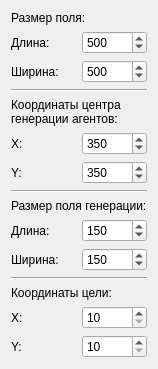
<?xml version="1.0" encoding="UTF-8"?>
<ui version="4.0">
 <class>CGeneralParams</class>
 <widget class="QDialog" name="CGeneralParams">
  <property name="geometry">
   <rect>
    <x>0</x>
    <y>0</y>
    <width>152</width>
    <height>358</height>
   </rect>
  </property>
  <property name="windowTitle">
   <string>Основные параметры</string>
  </property>
  <layout class="QVBoxLayout" name="verticalLayout">
   <item>
    <widget class="QLabel" name="label_3">
     <property name="text">
      <string>Размер поля:</string>
     </property>
    </widget>
   </item>
   <item>
    <layout class="QHBoxLayout" name="horizontalLayout">
     <item>
      <widget class="QLabel" name="label">
       <property name="text">
        <string>Длина:</string>
       </property>
      </widget>
     </item>
     <item>
      <widget class="QDoubleSpinBox" name="lenght">
       <property name="decimals">
        <number>0</number>
       </property>
       <property name="minimum">
        <double>10.000000000000000</double>
       </property>
       <property name="maximum">
        <double>5000.000000000000000</double>
       </property>
       <property name="value">
        <double>500.000000000000000</double>
       </property>
      </widget>
     </item>
    </layout>
   </item>
   <item>
    <layout class="QHBoxLayout" name="horizontalLayout_2">
     <item>
      <widget class="QLabel" name="label_2">
       <property name="text">
        <string>Ширина:</string>
       </property>
      </widget>
     </item>
     <item>
      <widget class="QDoubleSpinBox" name="width">
       <property name="decimals">
        <number>0</number>
       </property>
       <property name="minimum">
        <double>10.000000000000000</double>
       </property>
       <property name="maximum">
        <double>5000.000000000000000</double>
       </property>
       <property name="value">
        <double>500.000000000000000</double>
       </property>
      </widget>
     </item>
    </layout>
   </item>
   <item>
    <widget class="Line" name="line_3">
     <property name="orientation">
      <enum>Qt::Horizontal</enum>
     </property>
    </widget>
   </item>
   <item>
    <widget class="QLabel" name="label_8">
     <property name="text">
      <string>Координаты центра
генерации агентов:</string>
     </property>
    </widget>
   </item>
   <item>
    <layout class="QHBoxLayout" name="horizontalLayout_5">
     <item>
      <widget class="QLabel" name="label_9">
       <property name="text">
        <string>X:</string>
       </property>
      </widget>
     </item>
     <item>
      <widget class="QSpinBox" name="x_agent">
       <property name="maximum">
        <number>500</number>
       </property>
       <property name="value">
        <number>350</number>
       </property>
      </widget>
     </item>
    </layout>
   </item>
   <item>
    <layout class="QHBoxLayout" name="horizontalLayout_6">
     <item>
      <widget class="QLabel" name="label_10">
       <property name="text">
        <string>Y:</string>
       </property>
      </widget>
     </item>
     <item>
      <widget class="QSpinBox" name="y_agent">
       <property name="maximum">
        <number>500</number>
       </property>
       <property name="value">
        <number>350</number>
       </property>
      </widget>
     </item>
    </layout>
   </item>
   <item>
    <widget class="Line" name="line">
     <property name="orientation">
      <enum>Qt::Horizontal</enum>
     </property>
    </widget>
   </item>
   <item>
    <widget class="QLabel" name="label_13">
     <property name="text">
      <string>Размер поля генерации:</string>
     </property>
    </widget>
   </item>
   <item>
    <layout class="QHBoxLayout" name="horizontalLayout_7">
     <item>
      <widget class="QLabel" name="label_11">
       <property name="text">
        <string>Длина:</string>
       </property>
      </widget>
     </item>
     <item>
      <widget class="QSpinBox" name="gen_lenght">
       <property name="minimum">
        <number>1</number>
       </property>
       <property name="maximum">
        <number>1000</number>
       </property>
       <property name="value">
        <number>150</number>
       </property>
      </widget>
     </item>
    </layout>
   </item>
   <item>
    <layout class="QHBoxLayout" name="horizontalLayout_8">
     <item>
      <widget class="QLabel" name="label_12">
       <property name="text">
        <string>Ширина:</string>
       </property>
      </widget>
     </item>
     <item>
      <widget class="QSpinBox" name="gen_width">
       <property name="minimum">
        <number>1</number>
       </property>
       <property name="maximum">
        <number>1000</number>
       </property>
       <property name="value">
        <number>150</number>
       </property>
      </widget>
     </item>
    </layout>
   </item>
   <item>
    <widget class="Line" name="line_4">
     <property name="orientation">
      <enum>Qt::Horizontal</enum>
     </property>
    </widget>
   </item>
   <item>
    <widget class="QLabel" name="label_4">
     <property name="text">
      <string>Координаты цели:</string>
     </property>
    </widget>
   </item>
   <item>
    <layout class="QHBoxLayout" name="horizontalLayout_3">
     <item>
      <widget class="QLabel" name="label_5">
       <property name="text">
        <string>X:</string>
       </property>
      </widget>
     </item>
     <item>
      <widget class="QSpinBox" name="x_goal">
       <property name="minimum">
        <number>10</number>
       </property>
       <property name="maximum">
        <number>500</number>
       </property>
      </widget>
     </item>
    </layout>
   </item>
   <item>
    <layout class="QHBoxLayout" name="horizontalLayout_4">
     <item>
      <widget class="QLabel" name="label_6">
       <property name="text">
        <string>Y:</string>
       </property>
      </widget>
     </item>
     <item>
      <widget class="QSpinBox" name="y_goal">
       <property name="minimum">
        <number>10</number>
       </property>
       <property name="maximum">
        <number>500</number>
       </property>
      </widget>
     </item>
    </layout>
   </item>
   <item>
    <spacer name="verticalSpacer">
     <property name="orientation">
      <enum>Qt::Vertical</enum>
     </property>
     <property name="sizeHint" stdset="0">
      <size>
       <width>20</width>
       <height>40</height>
      </size>
     </property>
    </spacer>
   </item>
  </layout>
 </widget>
 <resources/>
 <connections/>
</ui>
